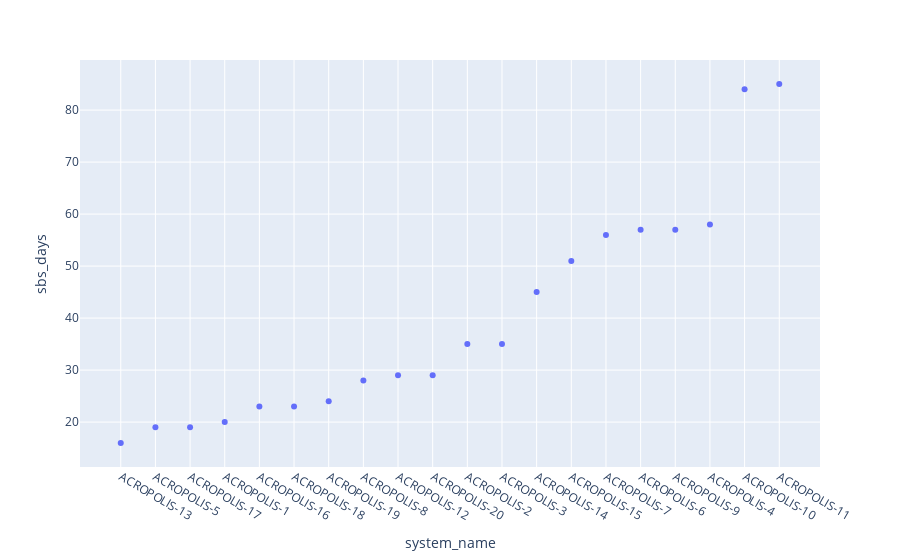

This figure's notebook cell:
### Code cell
# 144 * 10 minute intervals in 1 day - 3 * 10 min intervals in one calibration
# 24* 1h interval in 1 day

df_plot = df.sort("datetime") \
    .group_by(["system_name", "system_id"]) \
    .agg((pl.col("gmp343_corrected").count() / 24).cast(int).alias("sbs_days")) \
    .join(df_sbs, on="system_id") \
    .drop("^.*_right$") \
    .sort("sbs_days")

fig = px.scatter(df_plot, x="system_name", y="sbs_days")
fig.show()

### Figure 1 — Plotly figure (JSON) as saved in the notebook; plotly's stock layout.template omitted (floating-point values rounded to 4 significant figures)
{"data": [{"hovertemplate": "system_name=%{x}<br>sbs_days=%{y}<extra></extra>", "legendgroup": "", "marker": {"color": "#636efa", "symbol": "circle"}, "mode": "markers", "name": "", "orientation": "v", "showlegend": false, "type": "scatter", "x": ["ACROPOLIS-13", "ACROPOLIS-5", "ACROPOLIS-17", "ACROPOLIS-1", "ACROPOLIS-16", "ACROPOLIS-18", "ACROPOLIS-19", "ACROPOLIS-8", "ACROPOLIS-12", "ACROPOLIS-20", "ACROPOLIS-2", "ACROPOLIS-3", "ACROPOLIS-14", "ACROPOLIS-15", "ACROPOLIS-7", "ACROPOLIS-6", "ACROPOLIS-9", "ACROPOLIS-4", "ACROPOLIS-10", "ACROPOLIS-11"], "xaxis": "x", "y": [16, 19, 19, 20, 23, 23, 24, 28, 29, 29, 35, 35, 45, 51, 56, 57, 57, 58, 84, 85], "yaxis": "y"}], "layout": {"legend": {"tracegroupgap": 0}, "margin": {"t": 60}, "xaxis": {"anchor": "y", "domain": [0, 1], "title": {"text": "system_name"}}, "yaxis": {"anchor": "x", "domain": [0, 1], "title": {"text": "sbs_days"}}}}
